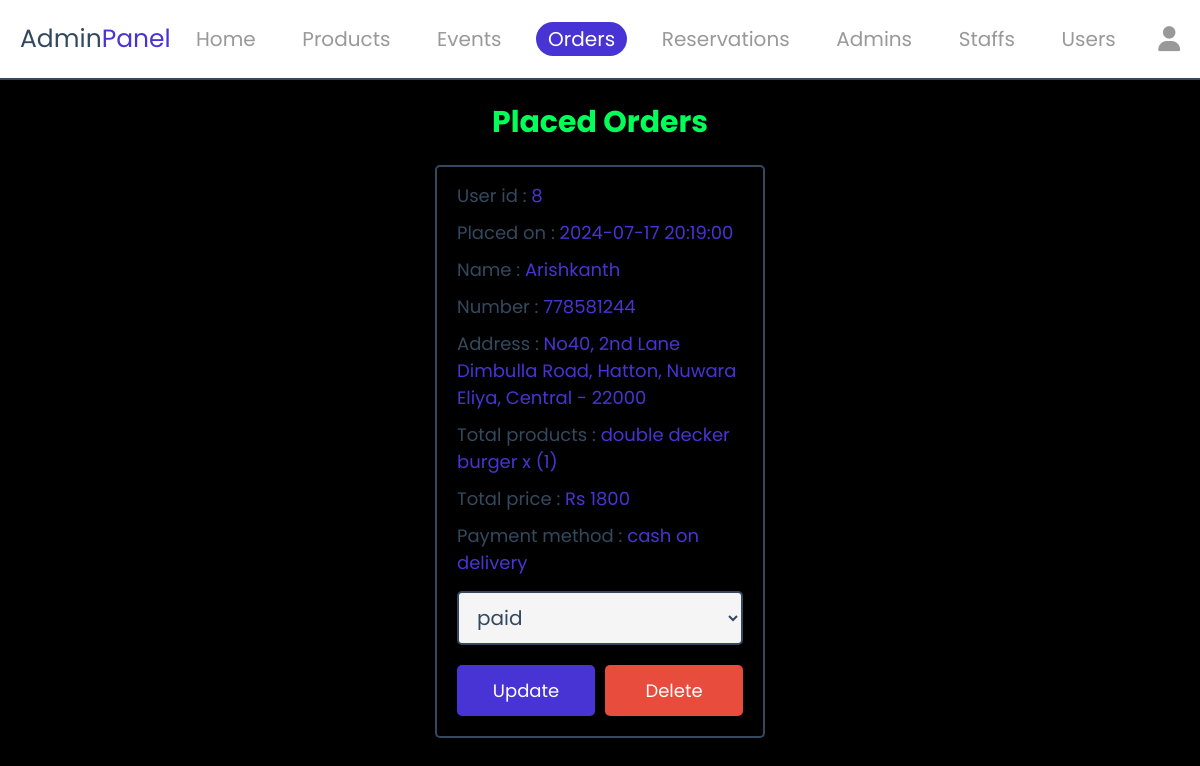
Page /admin/placed_orders.php (signed in) on the committed database.
### tables this page shows
CREATE TABLE `orders` (
  `order_id` int(11) NOT NULL,
  `user_id` int(11) NOT NULL,
  `order_date_time` datetime NOT NULL DEFAULT current_timestamp(),
  `name` varchar(50) NOT NULL,
  `number` int(11) NOT NULL,
  `address` varchar(255) NOT NULL,
  `orders` varchar(255) NOT NULL,
  `total` int(11) NOT NULL,
  `payment_method` varchar(50) NOT NULL,
  `payment_status` tinyint(1) NOT NULL
);

### admin/placed_orders.php (the view, shortened to what this page needs)
<?php
   include('../db/database.php');
?>
<!DOCTYPE html>
<html lang="en">
<head>
   <link rel="stylesheet" href="https://cdnjs.cloudflare.com/ajax/libs/font-awesome/6.1.1/css/all.min.css">
   <link rel="stylesheet" href="../css/admin_style.css">
</head>
<body>
   <?php include '../components/admin_header.php' ?>
   <section class="placed-orders">
      <h1 class="heading">placed orders</h1>
      <div class="box-container">
      <?php
         $select_orders = $conn->prepare("SELECT * FROM orders");
         $select_orders->execute();
         if($select_orders->rowCount() > 0){
            while($fetch_orders = $select_orders->fetch(PDO::FETCH_ASSOC)){
      ?>
      <div class="box">
         <p> User id : <span><?= $fetch_orders['user_id']; ?></span> </p>
         <p> Placed on : <span><?= $fetch_orders['order_date_time']; ?></span> </p>
         <p> Name : <span><?= $fetch_orders['name']; ?></span> </p>
         <p> Number : <span><?= $fetch_orders['number']; ?></span> </p>
         <p> Address : <span><?= $fetch_orders['address']; ?></span> </p>
         <p> Total products : <span><?= $fetch_orders['orders']; ?></span> </p>
         <p> Total price : <span>Rs <?= $fetch_orders['total']; ?></span> </p>
         <p> Payment method : <span><?= $fetch_orders['payment_method']; ?></span> </p>
         <form action="" method="POST">
            <select name="payment_status" class="drop-down">
               <?php
                  if($fetch_orders['payment_status'] == 1) {
                     $selected = 'paid';
                  }else {
                     $selected = 'pending';
                     $not_selected = 'paid';
                  }
               ?>
               <option value="<?= $selected ?>" selected><?= $selected ?></option>
            </select>
            <div class="flex-btn">
               <input type="submit" value="update" class="btn" name="update_payment">
               <a href="placed_orders.php?delete=<?= $fetch_orders['order_id']; ?>" class="delete-btn" onclick="return confirm('delete this order?');">delete</a>
            </div>
         </form>
      </div>
      <?php
         }
      }else{
         echo '<p class="empty">no orders placed yet!</p>';
      }
      ?>
      </div>
   </section>
</body>
</html>

### CSS/admin_style.css (style rules this page uses)
:root { --blue-color:#4834d4; --red:#e74c3c; --orange:#f39c12; --black:#34495e; --light-bg:#f5f5f5; --light-color:#999; --green: #00ff59; --border:.2rem solid var(--black); --box-shadow:0 .5rem 1rem rgba(0,0,0,.1); }
* { font-family: 'poppins', sans-serif; margin:0; padding:0; box-sizing: border-box; text-decoration: none; outline: none; border:none; }
html { font-size: 62.5%; overflow-x: hidden; }
body { background-color: black; }
section { max-width: 1200px; margin:0 auto; padding:2rem; }
.btn, .delete-btn, .option-btn, .hero-btn { display: block; margin-top: 1rem; border-radius: .5rem; cursor: pointer; width: 100%; font-size: 1.8rem; color: #fff; padding:1.2rem 3rem; text-transform: capitalize; text-align: center; }
.btn { background-color: var(--blue-color); }
.delete-btn { background-color: var(--red); }
.flex-btn { display: flex; gap:1rem; }
.heading { text-align: center; margin-bottom: 2rem; text-transform: capitalize; color:var(--black); font-size: 3rem; }
.placed-orders .heading { color: #00ff59; }
.placed-orders .box-container { display: grid; grid-template-columns: repeat(auto-fit, 33rem); gap:1.5rem; justify-content: center; align-items: flex-start; }
.placed-orders .box-container .box { background-color: #000000; border-radius: .5rem; box-shadow: var(--box-shadow); border:var(--border); padding:2rem; padding-top: 1rem; }
.placed-orders .box-container .box p { padding: .5rem 0; line-height: 1.5; font-size: 1.8rem; color:var(--black); }
.placed-orders .box-container .box p span { color:var(--blue-color); }
.placed-orders .box-container .box .drop-down { width: 100%; margin:1rem 0; background-color: var(--light-bg); padding:1rem 1.4rem; font-size: 2rem; color:var(--black); border:var(--border); border-radius: .5rem; }

### rows in the picture
orders: user "8", order_date_time "2024-07-17 20:19:00", name "Arishkanth", number "778581244", address "No40, 2nd Lane Dimbulla Road, Hatton, Nuwara Eliya, Central - 22000", orders "double decker burger x (1)", total "1800", payment_method "cash on delivery", payment_status "paid"
